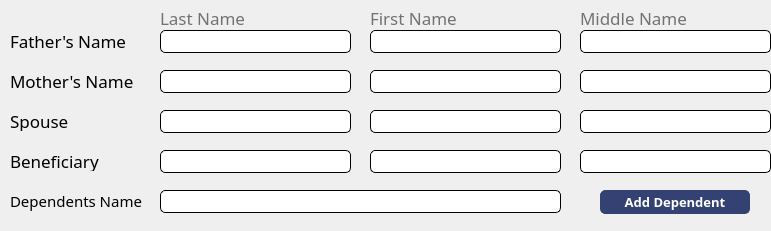
       <widget class="QWidget" name="wgtInfo" native="true">
        <property name="geometry">
         <rect>
          <x>10</x>
          <y>410</y>
          <width>771</width>
          <height>231</height>
         </rect>
        </property>
        <property name="styleSheet">
         <string notr="true">#wgtInfo{
border-top: 1px groove #BFBFBF;
}

#lblLastName_2, #lblFirstName_2, #lblMiddleName_2 {
color: #757171;
}

#txtFatherLast, #txtFatherFirst, #txtFatherMiddle,
#txtMotherLast, #txtMotherFirst, #txtMotherMiddle,
#txtSpouseLast, #txtSpouseFirst, #txtSpouseMiddle,
#txtBeneLast, #txtBeneFirst, #txtBeneMiddle,
#txtDependent {
border-radius: 5px;
border: 1px solid black;
font-family: Poppins;
}

#btnAddDependent {
border-radius: 5px;
border: 1px solid #344273;
background-color: #344273;
color: white;
}</string>
        </property>
        <widget class="QLabel" name="lblLastName_2">
         <property name="geometry">
          <rect>
           <x>160</x>
           <y>10</y>
           <width>121</width>
           <height>16</height>
          </rect>
         </property>
         <property name="font">
          <font>
           <family>Poppins</family>
           <pointsize>13</pointsize>
           <weight>50</weight>
           <bold>false</bold>
          </font>
         </property>
         <property name="text">
          <string>Last Name</string>
         </property>
        </widget>
        <widget class="QLabel" name="lblFirstName_2">
         <property name="geometry">
          <rect>
           <x>370</x>
           <y>10</y>
           <width>121</width>
           <height>16</height>
          </rect>
         </property>
         <property name="font">
          <font>
           <family>Poppins</family>
           <pointsize>13</pointsize>
           <weight>50</weight>
           <bold>false</bold>
          </font>
         </property>
         <property name="text">
          <string>First Name</string>
         </property>
        </widget>
        <widget class="QLabel" name="lblMiddleName_2">
         <property name="geometry">
          <rect>
           <x>580</x>
           <y>10</y>
           <width>121</width>
           <height>16</height>
          </rect>
         </property>
         <property name="font">
          <font>
           <family>Poppins</family>
           <pointsize>13</pointsize>
           <weight>50</weight>
           <bold>false</bold>
          </font>
         </property>
         <property name="text">
          <string>Middle Name</string>
         </property>
        </widget>
        <widget class="QLineEdit" name="txtFatherLast">
         <property name="geometry">
          <rect>
           <x>160</x>
           <y>30</y>
           <width>191</width>
           <height>23</height>
          </rect>
         </property>
         <property name="font">
          <font>
           <family>Poppins</family>
           <pointsize>10</pointsize>
          </font>
         </property>
         <property name="autoFillBackground">
          <bool>false</bool>
         </property>
         <property name="maxLength">
          <number>15</number>
         </property>
        </widget>
        <widget class="QLabel" name="lblFathersName">
         <property name="geometry">
          <rect>
           <x>10</x>
           <y>30</y>
           <width>131</width>
           <height>21</height>
          </rect>
         </property>
         <property name="font">
          <font>
           <family>Poppins</family>
           <pointsize>13</pointsize>
           <weight>50</weight>
           <bold>false</bold>
          </font>
         </property>
         <property name="text">
          <string>Father's Name</string>
         </property>
        </widget>
        <widget class="QLineEdit" name="txtFatherFirst">
         <property name="geometry">
          <rect>
           <x>370</x>
           <y>30</y>
           <width>191</width>
           <height>23</height>
          </rect>
         </property>
         <property name="font">
          <font>
           <family>Poppins</family>
           <pointsize>10</pointsize>
          </font>
         </property>
         <property name="autoFillBackground">
          <bool>false</bool>
         </property>
         <property name="maxLength">
          <number>15</number>
         </property>
        </widget>
        <widget class="QLineEdit" name="txtFatherMiddle">
         <property name="geometry">
          <rect>
           <x>580</x>
           <y>30</y>
           <width>191</width>
           <height>23</height>
          </rect>
         </property>
         <property name="font">
          <font>
           <family>Poppins</family>
           <pointsize>10</pointsize>
          </font>
         </property>
         <property name="autoFillBackground">
          <bool>false</bool>
         </property>
         <property name="maxLength">
          <number>15</number>
         </property>
        </widget>
        <widget class="QLabel" name="lblMothersName">
         <property name="geometry">
          <rect>
           <x>10</x>
           <y>70</y>
           <width>131</width>
           <height>21</height>
          </rect>
         </property>
         <property name="font">
          <font>
           <family>Poppins</family>
           <pointsize>13</pointsize>
           <weight>50</weight>
           <bold>false</bold>
          </font>
         </property>
         <property name="text">
          <string>Mother's Name</string>
         </property>
        </widget>
        <widget class="QLineEdit" name="txtMotherLast">
         <property name="geometry">
          <rect>
           <x>160</x>
           <y>70</y>
           <width>191</width>
           <height>23</height>
          </rect>
         </property>
         <property name="font">
          <font>
           <family>Poppins</family>
           <pointsize>10</pointsize>
          </font>
         </property>
         <property name="autoFillBackground">
          <bool>false</bool>
         </property>
         <property name="maxLength">
          <number>15</number>
         </property>
        </widget>
        <widget class="QLineEdit" name="txtMotherFirst">
         <property name="geometry">
          <rect>
           <x>370</x>
           <y>70</y>
           <width>191</width>
           <height>23</height>
          </rect>
         </property>
         <property name="font">
          <font>
           <family>Poppins</family>
           <pointsize>10</pointsize>
          </font>
         </property>
         <property name="autoFillBackground">
          <bool>false</bool>
         </property>
         <property name="maxLength">
          <number>15</number>
         </property>
        </widget>
        <widget class="QLineEdit" name="txtMotherMiddle">
         <property name="geometry">
          <rect>
           <x>580</x>
           <y>70</y>
           <width>191</width>
           <height>23</height>
          </rect>
         </property>
         <property name="font">
          <font>
           <family>Poppins</family>
           <pointsize>10</pointsize>
          </font>
         </property>
         <property name="autoFillBackground">
          <bool>false</bool>
         </property>
         <property name="maxLength">
          <number>15</number>
         </property>
        </widget>
        <widget class="QLineEdit" name="txtSpouseLast">
         <property name="geometry">
          <rect>
           <x>160</x>
           <y>110</y>
           <width>191</width>
           <height>23</height>
          </rect>
         </property>
         <property name="font">
          <font>
           <family>Poppins</family>
           <pointsize>10</pointsize>
          </font>
         </property>
         <property name="autoFillBackground">
          <bool>false</bool>
         </property>
         <property name="maxLength">
          <number>15</number>
         </property>
        </widget>
        <widget class="QLabel" name="lblSpouse">
         <property name="geometry">
          <rect>
           <x>10</x>
           <y>110</y>
           <width>131</width>
           <height>21</height>
          </rect>
         </property>
         <property name="font">
          <font>
           <family>Poppins</family>
           <pointsize>13</pointsize>
           <weight>50</weight>
           <bold>false</bold>
          </font>
         </property>
         <property name="text">
          <string>Spouse</string>
         </property>
        </widget>
        <widget class="QLineEdit" name="txtSpouseFirst">
         <property name="geometry">
          <rect>
           <x>370</x>
           <y>110</y>
           <width>191</width>
           <height>23</height>
          </rect>
         </property>
         <property name="font">
          <font>
           <family>Poppins</family>
           <pointsize>10</pointsize>
          </font>
         </property>
         <property name="autoFillBackground">
          <bool>false</bool>
         </property>
         <property name="maxLength">
          <number>15</number>
         </property>
        </widget>
        <widget class="QLineEdit" name="txtSpouseMiddle">
         <property name="geometry">
          <rect>
           <x>580</x>
           <y>110</y>
           <width>191</width>
           <height>23</height>
          </rect>
         </property>
         <property name="font">
          <font>
           <family>Poppins</family>
           <pointsize>10</pointsize>
          </font>
         </property>
         <property name="autoFillBackground">
          <bool>false</bool>
         </property>
         <property name="maxLength">
          <number>15</number>
         </property>
        </widget>
        <widget class="QLineEdit" name="txtBeneLast">
         <property name="geometry">
          <rect>
           <x>160</x>
           <y>150</y>
           <width>191</width>
           <height>23</height>
          </rect>
         </property>
         <property name="font">
          <font>
           <family>Poppins</family>
           <pointsize>10</pointsize>
          </font>
         </property>
         <property name="autoFillBackground">
          <bool>false</bool>
         </property>
         <property name="maxLength">
          <number>15</number>
         </property>
        </widget>
        <widget class="QLabel" name="lblBeneficiary">
         <property name="geometry">
          <rect>
           <x>10</x>
           <y>150</y>
           <width>131</width>
           <height>21</height>
          </rect>
         </property>
         <property name="font">
          <font>
           <family>Poppins</family>
           <pointsize>13</pointsize>
           <weight>50</weight>
           <bold>false</bold>
          </font>
         </property>
         <property name="text">
          <string>Beneficiary</string>
         </property>
        </widget>
        <widget class="QLineEdit" name="txtBeneFirst">
         <property name="geometry">
          <rect>
           <x>370</x>
           <y>150</y>
           <width>191</width>
           <height>23</height>
          </rect>
         </property>
         <property name="font">
          <font>
           <family>Poppins</family>
           <pointsize>10</pointsize>
          </font>
         </property>
         <property name="autoFillBackground">
          <bool>false</bool>
         </property>
         <property name="maxLength">
          <number>15</number>
         </property>
        </widget>
        <widget class="QLineEdit" name="txtBeneMiddle">
         <property name="geometry">
          <rect>
           <x>580</x>
           <y>150</y>
           <width>191</width>
           <height>23</height>
          </rect>
         </property>
         <property name="font">
          <font>
           <family>Poppins</family>
           <pointsize>10</pointsize>
          </font>
         </property>
         <property name="autoFillBackground">
          <bool>false</bool>
         </property>
         <property name="maxLength">
          <number>15</number>
         </property>
        </widget>
        <widget class="QLineEdit" name="txtDependent">
         <property name="geometry">
          <rect>
           <x>160</x>
           <y>190</y>
           <width>401</width>
           <height>23</height>
          </rect>
         </property>
         <property name="font">
          <font>
           <family>Poppins</family>
           <pointsize>10</pointsize>
          </font>
         </property>
         <property name="autoFillBackground">
          <bool>false</bool>
         </property>
         <property name="maxLength">
          <number>15</number>
         </property>
        </widget>
        <widget class="QLabel" name="lblDependent">
         <property name="geometry">
          <rect>
           <x>10</x>
           <y>190</y>
           <width>141</width>
           <height>21</height>
          </rect>
         </property>
         <property name="font">
          <font>
           <family>Poppins</family>
           <pointsize>11</pointsize>
           <weight>50</weight>
           <bold>false</bold>
          </font>
         </property>
         <property name="text">
          <string>Dependents Name</string>
         </property>
        </widget>
        <widget class="QPushButton" name="btnAddDependent">
         <property name="geometry">
          <rect>
           <x>600</x>
           <y>190</y>
           <width>150</width>
           <height>24</height>
          </rect>
         </property>
         <property name="font">
          <font>
           <family>Poppins</family>
           <pointsize>10</pointsize>
           <weight>75</weight>
           <bold>true</bold>
          </font>
         </property>
         <property name="text">
          <string>Add Dependent</string>
         </property>
        </widget>
       </widget>
